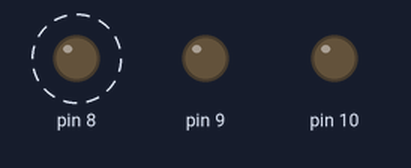
The sketch below on a simulated Arduino Uno, built with avr-gcc and run on an emulated ATmega328P. Parts: output pins drawn as LEDs (lit = HIGH). Dashed ring = blinking.

Above: at 0.05 s.
Timing chart, 0 to 3.0 s (numbered marks = the images above):
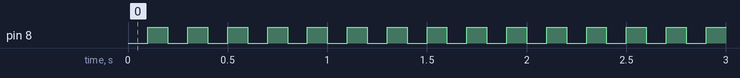

The sketch:

s_register_3.ino
```cpp
void setup() {
  pinMode(8,OUTPUT);
  pinMode(9,OUTPUT);
  pinMode(10,OUTPUT);
//pinMode()
  // put your setup code here, to run once:

}

void loop() {
  digitalWrite(8, LOW);
  digitalWrite(9, LOW);
  digitalWrite(10, LOW);
  delay(100);
    digitalWrite(8, HIGH);
  digitalWrite(9, LOW);
  digitalWrite(10, LOW);
  delay(100);
  // put your main code here, to run repeatedly:

}
```

Measured:
- by itself, pin 8: alternates HIGH for 0.10 s and LOW for 0.10 s
